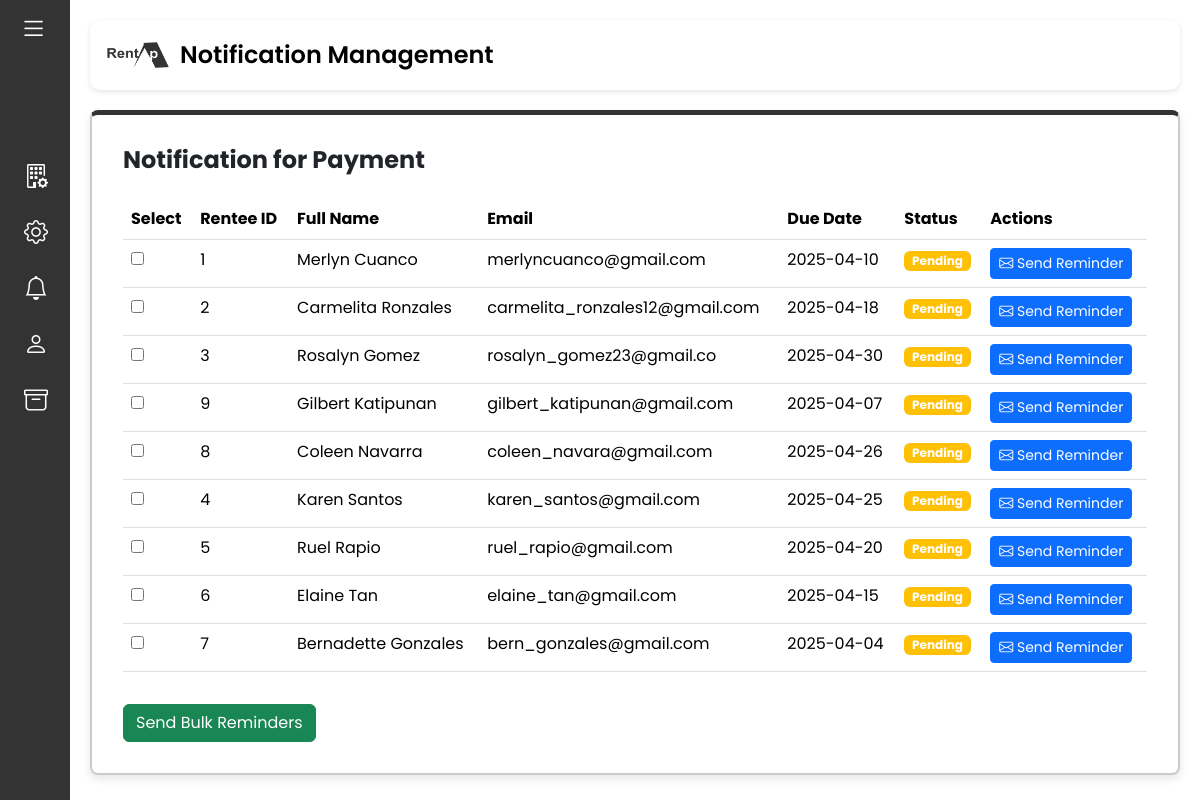
/manager/manager_notification.php, run on an earlier commit of the app's database.
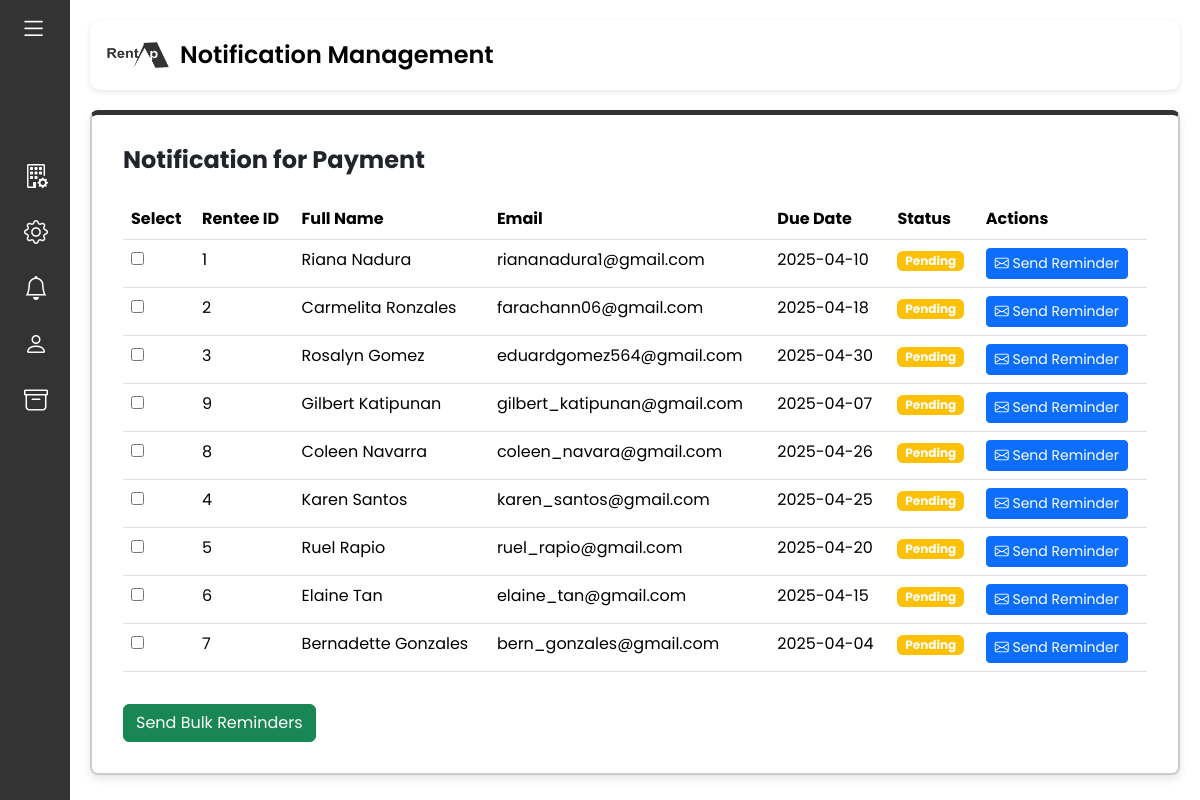
And on a later commit of the database.
### tables this page shows
CREATE TABLE `pending_payments` (
  `rentee_id` int(11) DEFAULT NULL,
  `due_date` date DEFAULT NULL,
  `amount` decimal(10,2) DEFAULT NULL,
  `status` enum('Pending','Paid') DEFAULT NULL
);

CREATE TABLE `rentee` (
  `rentee_id` int(11) NOT NULL,
  `unit` varchar(3) DEFAULT NULL,
  `first_name` varchar(50) DEFAULT NULL,
  `last_name` varchar(50) DEFAULT NULL,
  `facebook_profile` varchar(255) DEFAULT NULL,
  `email` varchar(100) DEFAULT NULL,
  `phone_number` varchar(11) DEFAULT NULL,
  `pin` varchar(6) DEFAULT NULL
);

### manager/manager_notification.php (the view, shortened to what this page needs)
<!DOCTYPE html>
<html lang="en">
<head>
    <link href="https://cdn.lineicons.com/4.0/lineicons.css" rel="stylesheet" />
    <link href="https://cdn.jsdelivr.net/npm/bootstrap@5.3.3/dist/css/bootstrap.min.css" rel="stylesheet">
    <link href="https://cdn.jsdelivr.net/npm/bootstrap-icons/font/bootstrap-icons.css" rel="stylesheet">
    <link rel="stylesheet" href="../main.css">
</head>
<body>
    <div class="wrapper">
        <?php include '../manager_sidebar.php'; ?>
        <?php
        include '../db_connection.php';
        $query = "SELECT R.rentee_id, CONCAT(R.first_name, ' ', R.last_name) AS full_name, R.email, P.due_date, P.status
                  FROM Rentee R
                  JOIN Pending_Payments P ON R.rentee_id = P.rentee_id
                  WHERE P.status = 'Pending'";
        $result = $conn->query($query);
        ?>
        <div class="main-content container-fluid g-0">
            <div class="title-container">
                <img src="../images/RentAp_full.png" alt="RentAp Icon" class="rentap_Icon">
                <h1>Notification Management</h1>
            </div>
            <div class="card">
                <div class="card-body">
                    <h4 class="card-title mb-4"><strong>Notification for Payment</strong></h4>
                    <form id="bulk-reminder-form">
                        <div class="table-responsive">
                            <table class="table" id="notificationTable">
                                <thead>
                                    <tr>
                                        <th>Select</th>
                                        <th>Rentee ID</th>
                                        <th>Full Name</th>
                                        <th>Email</th>
                                        <th>Due Date</th>
                                        <th>Status</th>
                                        <th>Actions</th>
                                    </tr>
                                </thead>
                                <tbody>
                                    <?php while ($row = $result->fetch_assoc()) { ?>
                                        <tr>
                                            <td><input type="checkbox" class="select-row" name="rentees[]" value="<?php echo htmlspecialchars(json_encode($row)); ?>"></td>
                                            <td><?php echo $row['rentee_id']; ?></td>
                                            <td><?php echo $row['full_name']; ?></td>
                                            <td><?php echo $row['email']; ?></td>
                                            <td><?php echo $row['due_date']; ?></td>
                                            <td><span class="badge bg-warning"><?php echo $row['status']; ?></span></td>
                                            <td>
                                                <form class="send-reminder-form">
                                                    <button type="button" class="btn btn-primary btn-sm send-reminder-btn">
                                                        <i class="bi bi-envelope"></i> Send Reminder
                                                    </button>
                                                </form>
                                            </td>
                                        </tr>
                                    <?php } ?>
                                </tbody>
                            </table>
                        </div>
                        <button type="button" id="bulkSendBtn" class="btn btn-success mt-3">Send Bulk Reminders</button>
                    </form>
                </div>
            </div>
        </div>
    </div>
</body>
</html>

What changed in the data, as far as the page shows it:
changed through a linked row, pending_payments id 1: full_name "Merlyn Cuanco" → "Riana Nadura"; rentee_id.email "merlyncuanco@gmail.com" → "riananadura1@gmail.com"
changed through a linked row, pending_payments id 2: rentee_id.email "carmelita_ronzales12@gmail.com" → "farachann06@gmail.com"
changed through a linked row, pending_payments id 3: rentee_id.email "rosalyn_gomez23@gmail.co" → "eduardgomez564@gmail.com"
